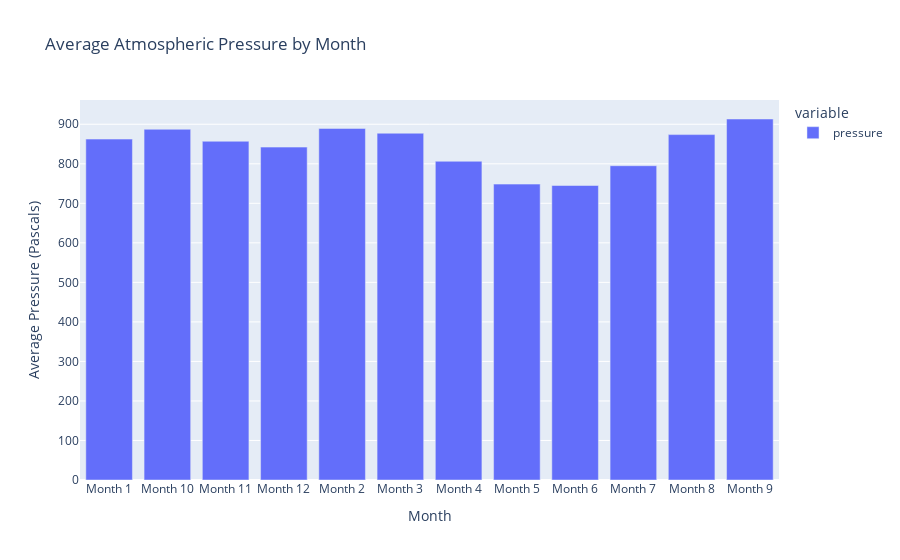

The notebook cell saved with this chart:
### Code cell
# Create a bar chart of the average atmospheric pressure by month
px.bar(avg_pressure_by_month, title="Average Atmospheric Pressure by Month", labels={'value': 'Average Pressure (Pascals)', 'month': 'Month'}).show()

### Figure 1 — Plotly figure (JSON) as saved in the notebook; plotly's stock layout.template omitted (floating-point values rounded to 4 significant figures)
{"data": [{"alignmentgroup": "True", "hovertemplate": "variable=pressure<br>Month=%{x}<br>Average Pressure (Pascals)=%{y}<extra></extra>", "legendgroup": "pressure", "marker": {"color": "#636efa", "pattern": {"shape": ""}}, "name": "pressure", "offsetgroup": "pressure", "orientation": "v", "showlegend": true, "textposition": "auto", "type": "bar", "x": ["Month 1", "Month 10", "Month 11", "Month 12", "Month 2", "Month 3", "Month 4", "Month 5", "Month 6", "Month 7", "Month 8", "Month 9"], "xaxis": "x", "y": [862.5, 887.3, 857.0, 842.2, 889.5, 877.3, 806.3, 748.6, 745.1, 795.1, 873.8, 913.3], "yaxis": "y"}], "layout": {"autosize": true, "barmode": "relative", "legend": {"title": {"text": "variable"}, "tracegroupgap": 0}, "title": {"text": "Average Atmospheric Pressure by Month"}, "xaxis": {"anchor": "y", "autorange": true, "domain": [0, 1], "range": [-0.5, 11.5], "title": {"text": "Month"}, "type": "category"}, "yaxis": {"anchor": "x", "autorange": true, "domain": [0, 1], "range": [0, 961.4], "title": {"text": "Average Pressure (Pascals)"}, "type": "linear"}}}
